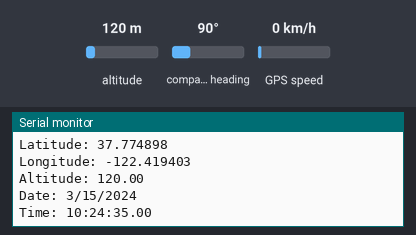
The sketch below on a simulated Arduino Uno, built with avr-gcc and run on an emulated ATmega328P. Shown: the last lines printed to the serial monitor. Inputs (shaded band) come from the test bench; at power-on: altitude 120 m, compass heading 90°, GPS speed 0 km/h. The GPS gets a fix after 3 s at 37.7749, -122.4194 with 8 satellites.

Above: at 5.8 s.
5.9 s: altitude set to 20 m
At 11.0 s:
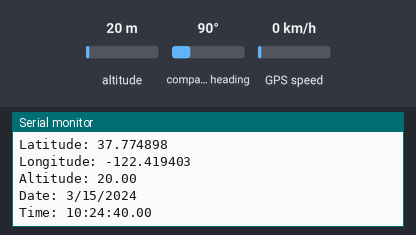
11.9 s: altitude set to 250 m
At 15.9 s:
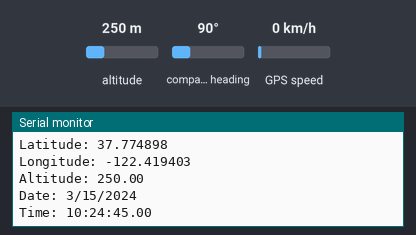
Timing chart, 0 to 17.4 s (numbered marks = the images above; inputs shaded):
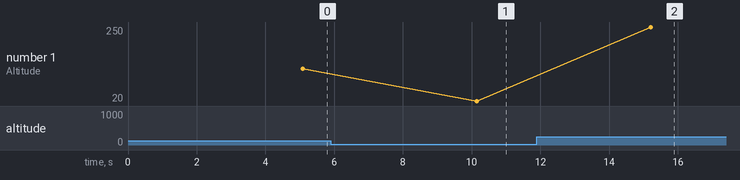

Measured:
- after the input at 5.9 s, the serial monitor: prints a new line after 4.3 s (image 1)
- after the input at 11.9 s, the serial monitor: prints a new line after 3.3 s (image 2)
- plotted number 1: 120 → 20 after the input at 5.9 s, 20 → 250 after the input at 11.9 s

The sketch:

GPS.ino
```cpp
#include <TinyGPS++.h>
#include <SoftwareSerial.h>

int RXPin = 3;
int TXPin = 2;

TinyGPSPlus gps;
SoftwareSerial SerialGPS(RXPin, TXPin);

void setup()
{
  Serial.begin(9600);
  SerialGPS.begin(9600);
}

void loop()
{
  while (SerialGPS.available() > 0)
    if (gps.encode(SerialGPS.read()))
      showData();
  if (millis() > 5000 && gps.charsProcessed() < 10)
  {
    Serial.println("GPS NOT DETECTED!");
    while(true);
  }
}

void showData()
{
  if (gps.location.isValid())
  {
    Serial.print("Latitude: ");
    Serial.println(gps.location.lat(), 6);
    Serial.print("Longitude: ");
    Serial.println(gps.location.lng(), 6);
    Serial.print("Altitude: ");
    Serial.println(gps.altitude.meters());
  }
  else
  {
    Serial.println("Location is not available");
  }

  Serial.print("Date: ");
  if (gps.date.isValid())
  {
    Serial.print(gps.date.month());
    Serial.print("/");
    Serial.print(gps.date.day());
    Serial.print("/");
    Serial.println(gps.date.year());
  }
  else
  {
    Serial.println("Not Available");
  }

  Serial.print("Time: ");
  if (gps.time.isValid())
  {
    if (gps.time.hour() < 10) Serial.print(F("0"));
    Serial.print(gps.time.hour());
    Serial.print(":");
    if (gps.time.minute() < 10) Serial.print(F("0"));
    Serial.print(gps.time.minute());
    Serial.print(":");
    if (gps.time.second() < 10) Serial.print(F("0"));
    Serial.print(gps.time.second());
    Serial.print(".");
    if (gps.time.centisecond() < 10) Serial.print(F("0"));
    Serial.println(gps.time.centisecond());
  }
  else
  {
    Serial.println("Not Available");
  }

  Serial.println();
  Serial.println();
  delay(5000);
}
```
